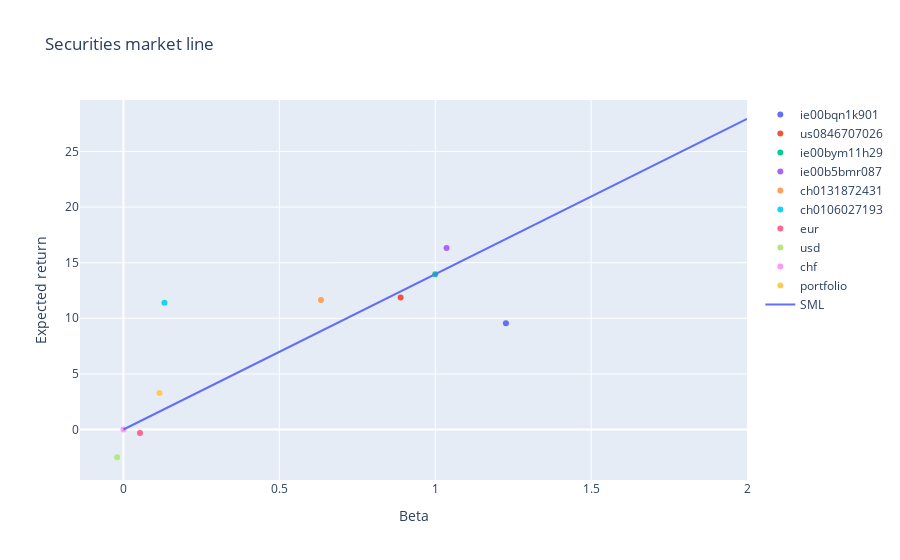

This figure's notebook cell:
### Code cell
fig = go.Figure(layout_title="Securities market line",
                layout_xaxis_title="Beta",
                layout_yaxis_title="Expected return"
               )
for i in performance.index:
    fig.add_trace(go.Scatter(
        x=[performance["beta"].loc[i]], 
        y=[performance["return"].loc[i] * 100],
        name=i,
        mode="markers"
    ))
fig.add_trace(go.Scatter(
    x=[0, performance["beta"].loc[market] * 2],
    y=[0, performance["return"].loc[market] * 2 * 100],
    mode="lines",
    name="SML",
))
iplot(fig)

### Figure 1 — Plotly figure (JSON) as saved in the notebook; plotly's stock layout.template omitted (floating-point values rounded to 4 significant figures)
{"data": [{"mode": "markers", "name": "ie00bqn1k901", "type": "scatter", "x": [1.227], "y": [9.557]}, {"mode": "markers", "name": "us0846707026", "type": "scatter", "x": [0.889], "y": [11.86]}, {"mode": "markers", "name": "ie00bym11h29", "type": "scatter", "x": [1], "y": [13.96]}, {"mode": "markers", "name": "ie00b5bmr087", "type": "scatter", "x": [1.036], "y": [16.33]}, {"mode": "markers", "name": "ch0131872431", "type": "scatter", "x": [0.6336], "y": [11.64]}, {"mode": "markers", "name": "ch0106027193", "type": "scatter", "x": [0.1316], "y": [11.41]}, {"mode": "markers", "name": "eur", "type": "scatter", "x": [0.05301], "y": [-0.3096]}, {"mode": "markers", "name": "usd", "type": "scatter", "x": [-0.0204], "y": [-2.494]}, {"mode": "markers", "name": "chf", "type": "scatter", "x": [0], "y": [0]}, {"mode": "markers", "name": "portfolio", "type": "scatter", "x": [0.1158], "y": [3.277]}, {"mode": "lines", "name": "SML", "type": "scatter", "x": [0, 2], "y": [0, 27.92]}], "layout": {"title": {"text": "Securities market line"}, "xaxis": {"title": {"text": "Beta"}}, "yaxis": {"title": {"text": "Expected return"}}}}
